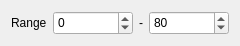
  <widget class="QWidget" name="gridLayoutWidget_2">
   <property name="geometry">
    <rect>
     <x>260</x>
     <y>510</y>
     <width>231</width>
     <height>31</height>
    </rect>
   </property>
   <layout class="QGridLayout" name="gridLayout_2">
    <item row="0" column="1">
     <widget class="QSpinBox" name="spinBox_image_min">
      <property name="minimumSize">
       <size>
        <width>80</width>
        <height>24</height>
       </size>
      </property>
      <property name="maximumSize">
       <size>
        <width>80</width>
        <height>24</height>
       </size>
      </property>
      <property name="minimum">
       <number>-256</number>
      </property>
      <property name="maximum">
       <number>256</number>
      </property>
     </widget>
    </item>
    <item row="0" column="2">
     <widget class="QLabel" name="label_3">
      <property name="maximumSize">
       <size>
        <width>5</width>
        <height>16777215</height>
       </size>
      </property>
      <property name="text">
       <string>-</string>
      </property>
     </widget>
    </item>
    <item row="0" column="0">
     <widget class="QLabel" name="label_2">
      <property name="text">
       <string>Range</string>
      </property>
     </widget>
    </item>
    <item row="0" column="3">
     <widget class="QSpinBox" name="spinBox_image_max">
      <property name="minimumSize">
       <size>
        <width>80</width>
        <height>24</height>
       </size>
      </property>
      <property name="maximumSize">
       <size>
        <width>80</width>
        <height>24</height>
       </size>
      </property>
      <property name="minimum">
       <number>-20</number>
      </property>
      <property name="maximum">
       <number>256</number>
      </property>
      <property name="value">
       <number>80</number>
      </property>
     </widget>
    </item>
   </layout>
  </widget>
